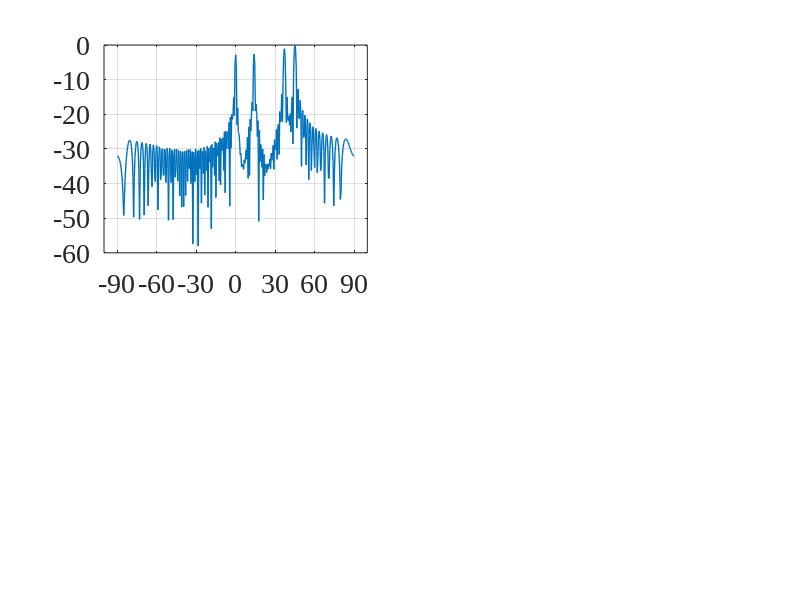

This chart was generated by the following MATLAB code: (Note: this script raises an error after producing the figure.)
close all   % close all windows
clear       % clear workspace
clc         % clear command window
f=300e6;    %carrier frequency (Hz)
n=100;       %number of array elements
l=0.04*3e8/f;    %wave length (m)
sa=361;     %sampling
d=l/2;
p=0:d:d*(n-1);
angle=[-90,90];
angle_m=[0 14 37 45
        -14 0 26.5 37
       -37 -26.5 0 14
         -45 -37 -14 0];
Rat=[sqrt(1.8183) sqrt(1.9351 ) sqrt(2.7420) sqrt(3.5046)
    sqrt(2.1847 ) sqrt(2.0830) sqrt(2.5505) sqrt(3.1818)
    sqrt(3.1892) sqrt(2.5344 ) sqrt(2.0796) sqrt(2.1969)
    sqrt(3.5159) sqrt(2.7383) sqrt(1.9190) sqrt(1.8268)]'; %ratio
s_m=size(angle_m,2);
theta_list = linspace(angle(1, 1), angle(1, 2), 361);
steering_matrixe=exp(-1j*p'*2*pi/l*sin(theta_list*pi/180));
for i=1:4
    m_steering(:,:,i)=exp(-1j*p'*2*pi/l*sin(angle_m(i,:)*pi/180));
    R=[m_steering(:,:,i)] * [m_steering(:,:,i)]';
    RRR=det(R);
    R_inv = pinv(R);
    C=[m_steering(:,:,i)];
    w(:,i)=R_inv*C/(C'*R_inv*C)*Rat(:,i);
end

for it = 1:sa
      a = steering_matrixe(:, it);
      bp1(1, it) = abs(w(:,1)' * a);
      bp2(1, it) = abs(w(:,2)' * a);
      bp3(1, it) = abs(w(:,3)' * a);
      bp4(1, it) = abs(w(:,4)' * a);
end
  % Normalize.
bp1 = 20 * log10(bp1 / max(bp1));
bp2 = 20 * log10(bp2 / max(bp2));
bp3 = 20 * log10(bp3 / max(bp3));
bp4 = 20 * log10(bp4 / max(bp4));

for i = 1:s_m
    gain_m1(1,i) = abs(w(:,1)' * (m_steering(:,i,1)*m_steering(:,i,1)')* w(:,1)) / abs(w(:,1)'*w(:,1));
end

for i = 1:s_m
     gain_m2(1,i) = abs(w(:,2)' * (m_steering(:,i,2)*m_steering(:,i,2)')* w(:,2)) / abs(w(:,2)'*w(:,2));
end

for i = 1:s_m
     gain_m3(1,i) = abs(w(:,3)' * (m_steering(:,i,3)*m_steering(:,i,3)')* w(:,3)) / abs(w(:,3)'*w(:,3));
end

for i = 1:s_m
     gain_m4(1,i) = abs(w(:,4)' * (m_steering(:,i,4)*m_steering(:,i,4)')* w(:,4)) / abs(w(:,4)'*w(:,4));
end
gain=[gain_m1;gain_m2;gain_m3;gain_m4];


% image
figure('position',[150,100,1000,750]) % [x y width height]

subplot(2,2,1);
plot(theta_list,bp1,'LineWidth',1);
grid on;
hold on;
delta = (angle(1, 2) - angle(1, 1)) / 6;
set(gca, 'xlim',[angle(1,1)-10, angle(1, 2)+10],'FontSize',20,'FontName','Times New Roman');
set(gca, 'xtick',angle(1, 1):delta: angle(1, 2),'FontSize',20,'FontName','Times New Roman'); 
% position
    DB11=bp1(angle_m(1,1)/0.5+181);
    DB11=roundn(DB11,-2); 
    plot(angle_m(1,1),DB11,'r*')
    text(angle_m(1,1)-13,DB11+4,[num2str(DB11)],'FontSize',10,'FontName','Times New Roman')

    DB12=bp1(angle_m(1,2)/0.5+181);
    DB12=roundn(DB12,-2); 
    plot(angle_m(1,2),DB12,'r*')
    text(angle_m(1,2)-8,DB12+4,[num2str(DB12)],'FontSize',10,'FontName','Times New Roman')

    DB13=bp1(angle_m(1,3)/0.5+181);
    DB13=roundn(DB13,-2); 
    plot(angle_m(1,3),DB13,'r*')
    text(angle_m(1,3)-12,DB13+4,[num2str(DB13)],'FontSize',10,'FontName','Times New Roman')

    DB14=bp1(angle_m(1,4)/0.5+181);
    DB14=roundn(DB14,-2); 
    plot(angle_m(1,4),DB14,'r*')
    text(angle_m(1,4),DB14+3,[num2str(DB14)],'FontSize',10,'FontName','Times New Roman')

xlabel({'Azimuth Angle (deg)','\fontsize{20}(a)'});
ylabel('Normalized Beam Pattern (dB)');
set(gca, 'YLim', [-70,7],'FontSize',19,'FontName','Times New Roman');


subplot(2,2,2);
plot(theta_list,bp2,'LineWidth',1);
grid on;
hold on;
delta = (angle(1, 2) - angle(1, 1)) / 6;
set(gca, 'xlim',[angle(1,1)-10, angle(1, 2)+10],'FontSize',15,'FontName','Times New Roman');
set(gca, 'xtick',angle(1, 1):delta: angle(1, 2),'FontSize',15,'FontName','Times New Roman');  

    DB21=bp2(angle_m(2,1)/0.5+181);
    DB21=roundn(DB21,-2); 
    plot(angle_m(2,1),DB21,'r*')
    text(angle_m(2,1)-12,DB21+4,[num2str(DB21)],'FontSize',10,'FontName','Times New Roman')

    DB22=bp2(angle_m(2,2)/0.5+181);
    DB22=roundn(DB22,-2); 
    plot(angle_m(2,2),DB22,'r*')
    text(angle_m(2,2)-6,DB22+4,[num2str(DB22)],'FontSize',10,'FontName','Times New Roman')

    DB23=bp2(angle_m(2,3)/0.5+181);
    DB23=roundn(DB23,-2); 
    plot(angle_m(2,3),DB23,'r*')
    text(angle_m(2,3)-10,DB23+4,[num2str(DB23)],'FontSize',10,'FontName','Times New Roman')

    DB24=bp2(angle_m(2,4)/0.5+181);
    DB24=roundn(DB24,-2); 
    plot(angle_m(2,4),DB24,'r*')
    text(angle_m(2,4),DB24+4,[num2str(DB24)],'FontSize',10,'FontName','Times New Roman')
xlabel({'Azimuth Angle (deg)','\fontsize{20}(b)'});
ylabel('Normalized Beam Pattern (dB)');
set(gca, 'YLim', [-70,7],'FontSize',19,'FontName','Times New Roman');


subplot(2,2,3);
plot(theta_list,bp3,'LineWidth',1);
grid on;
hold on;
delta = (angle(1, 2) - angle(1, 1)) / 6;
set(gca, 'xlim',[angle(1,1)-10, angle(1, 2)+10],'FontSize',15,'FontName','Times New Roman');
set(gca, 'xtick',angle(1, 1):delta: angle(1, 2),'FontSize',15,'FontName','Times New Roman');    

    DB31=bp3(angle_m(3,1)/0.5+181);
    DB31=roundn(DB31,-2); 
    plot(angle_m(3,1),DB31,'r*')
    text(angle_m(3,1)-2,DB31+4,[num2str(DB31)],'FontSize',10,'FontName','Times New Roman')

    DB32=bp3(angle_m(3,2)/0.5+181);
    DB32=roundn(DB32,-2); 
    plot(angle_m(3,2),DB32,'r*')
    text(angle_m(3,2)-5,DB32+4,[num2str(DB32)],'FontSize',10,'FontName','Times New Roman')

    DB33=bp3(angle_m(3,3)/0.5+181);
    DB33=roundn(DB33,-2); 
    plot(angle_m(3,3),DB33,'r*')
    text(angle_m(3,3)-10,DB33+4,[num2str(DB33)],'FontSize',10,'FontName','Times New Roman')

    DB34=bp3(angle_m(3,4)/0.5+181);
    DB34=roundn(DB34,-2); 
    plot(angle_m(3,4),DB34,'r*')
    text(angle_m(3,4)-5,DB34+4,[num2str(DB34)],'FontSize',10,'FontName','Times New Roman')

xlabel({'Azimuth Angle (deg)','\fontsize{20}(c)'});
ylabel('Normalized Beam Pattern (dB)');
set(gca, 'YLim', [-70,7],'FontSize',19,'FontName','Times New Roman');


subplot(2,2,4);
plot(theta_list,bp4,'LineWidth',1);
grid on;
hold on;
delta = (angle(1, 2) - angle(1, 1)) / 6;
set(gca, 'xlim',[angle(1,1)-10, angle(1, 2)+10],'FontSize',15,'FontName','Times New Roman');
set(gca, 'xtick',angle(1, 1):delta: angle(1, 2),'FontSize',15,'FontName','Times New Roman');   

    DB41=bp4(angle_m(4,1)/0.5+181);
    DB41=roundn(DB41,-2); 
    plot(angle_m(4,1),DB41,'r*')
    text(angle_m(4,1)-2,DB41+4,[num2str(DB41)],'FontSize',10,'FontName','Times New Roman')

    DB42=bp4(angle_m(4,2)/0.5+181);
    DB42=roundn(DB42,-2); 
    plot(angle_m(4,2),DB42,'r*')
    text(angle_m(4,2)-4,DB42+4,[num2str(DB42)],'FontSize',10,'FontName','Times New Roman')

    DB43=bp4(angle_m(4,3)/0.5+181);
    DB43=roundn(DB43,-2); 
    plot(angle_m(4,3),DB43,'r*')
    text(angle_m(4,3)-10,DB43+4,[num2str(DB43)],'FontSize',10,'FontName','Times New Roman')

    DB44=bp4(angle_m(4,4)/0.5+181);
    DB44=roundn(DB44,-2); 
    plot(angle_m(4,4),DB44,'r*')
    text(angle_m(4,4)-5,DB44+4,[num2str(DB44)],'FontSize',10,'FontName','Times New Roman')

xlabel({'Azimuth Angle (deg)','\fontsize{20}(d)'});
ylabel('Normalized Beam Pattern (dB)');
set(gca, 'YLim', [-70,7],'FontSize',19,'FontName','Times New Roman');
